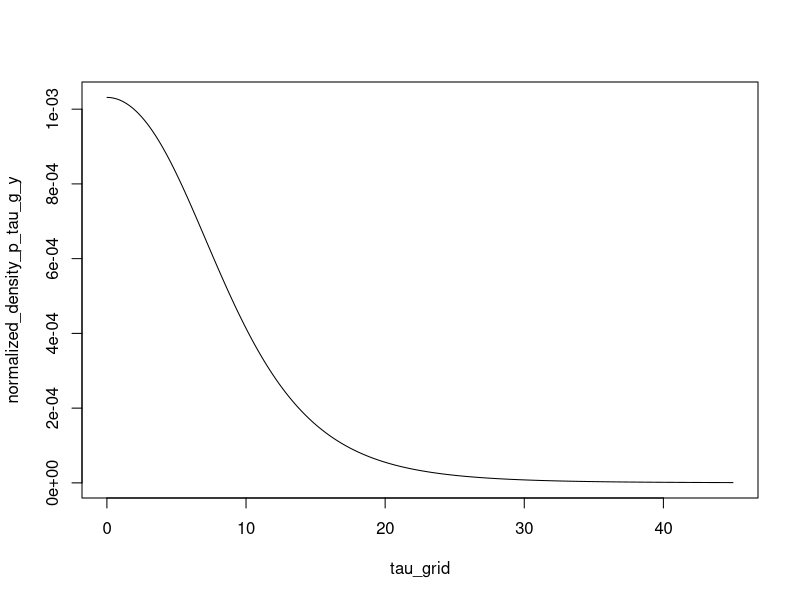

Recreate this plot in R. (Note: this script raises an error after producing the figure.)
## ---- chunk 1
knitr::opts_chunk$set(echo = TRUE)
library(dplyr) ; library(ggplot2)
## ---- chunk 2
#tests vary from 200 and 800
# mean around 500, sd around 100
# flat prior on mu - no prior reason to believe that any of the programs wars more effective
# flat prior on tau

##data 

df_observed <- data.frame(
  school = c("A","B","C","D","E","F","G","H"),
  yj = c(28,8,-3,7,-1,1,18,12),
  sigma2j = c(15,10,16,11,9,11,10,18)^2
)

## functions { begin }
V_mu <- function(tau,sigma2_j=df_observed$sigma2j){
  J = length(sigma2_j)
  output <- 0
  for(i in 1:J){
  output <- output + 1/(sigma2_j[i]+tau^2)
  }
  return(1/output)
}

mu_hat <- function(tau,sigma2_j=df_observed$sigma2j,
                   ybar_j = df_observed$yj){
  J = length(sigma2_j)
  output <- 0
  numerator <- 0
  denominator <- 0 
  for(i in 1:J){
    ## numerator
    weight = 1/(sigma2_j[i]+tau^2)
    numerator <- numerator + weight * ybar_j[i]
    denominator <- denominator + weight
  }
  return(numerator/denominator)
}


## posterior of tau given y
p_tau_g_y <- function(tau,
                      sigma2_j=df_observed$sigma2j,
                      ybar_j = df_observed$yj){
  V_mu <- V_mu(tau)
  mu_hat <- mu_hat(tau,sigma2_j=df_observed$sigma2j,
                   ybar_j = df_observed$yj)
  
  J = length(sigma2_j)
  
  sum_ln = 0
  ## prod
  for(i in 1:J){
    sum_ln = sum_ln -0.5 * log(sigma2_j[i]+tau^2) -
      0.5* ((ybar_j[i]-mu_hat)^2/(sigma2_j[i]+tau^2)) 
  }
  return(sqrt(V_mu)*exp(sum_ln))
}

## mean for theta:
hat_theta_j <- function(tau,mu,
                      sigma2_j=df_observed$sigma2j,
                      ybar_j = df_observed$yj){
  numerator <- ybar_j/sigma2_j + mu/(tau^2)
  denominator <- 1/sigma2_j + 1/(tau^2)
  return(numerator/denominator)
}

## sd for theta
V_j <- function(tau,
                      sigma2_j=df_observed$sigma2j,
                      ybar_j = df_observed$yj){
  return(1/(1/sigma2_j + 1/(tau^2)))
}

## functions { end }
## ---- chunk 3
tau_grid <- seq(0.01,45,0.01)

propto_density_p_tau_g_y <- p_tau_g_y(tau_grid)
normalized_density_p_tau_g_y <- propto_density_p_tau_g_y/sum(propto_density_p_tau_g_y)
plot(tau_grid,normalized_density_p_tau_g_y,type='l')
## ---- chunk 4

generating_joint_post <- function(n=2){
  tau <- sample(tau_grid,size = n,
                prob =normalized_density_p_tau_g_y,
                replace = T)
  theta_j <- data.frame(matrix(NA,nrow = n,ncol=8))
  mu_post <- rep(NA,n)
  for(i in 1:n){
    mu_post[i] <- rnorm(n=1,mean = mu_hat(tau = tau[i]),
                        sd = sqrt(V_mu(tau = tau[i])))
    
    aux_hat_theta_j<-hat_theta_j(tau = tau[i],
                                 mu = mu_post[i])
    aux_V_j<- V_j(tau = tau[i])
    for(j in 1:8){
      theta_j[i,j] <- rnorm(n=1,mean = aux_hat_theta_j[j],
                            sd = sqrt(aux_V_j[j]))
    }
  }
  output <- data.frame(
    tau = tau,
    mu = mu_post
  ) %>% bind_cols(theta_j)
  return(output)
}

sample_posterior <- generating_joint_post(5000)
## ---- chunk 5
theta_sample_posterior <- sample_posterior %>% select(-tau,-mu) 

best_school <- apply(theta_sample_posterior,1,which.max) %>% table() %>% data.frame() %>% pull()

apply(theta_sample_posterior[,c(i,j)],1,which.max) %>% table() %>% data.frame() %>% pull()

best_school/sum(best_school)
###TODOs
